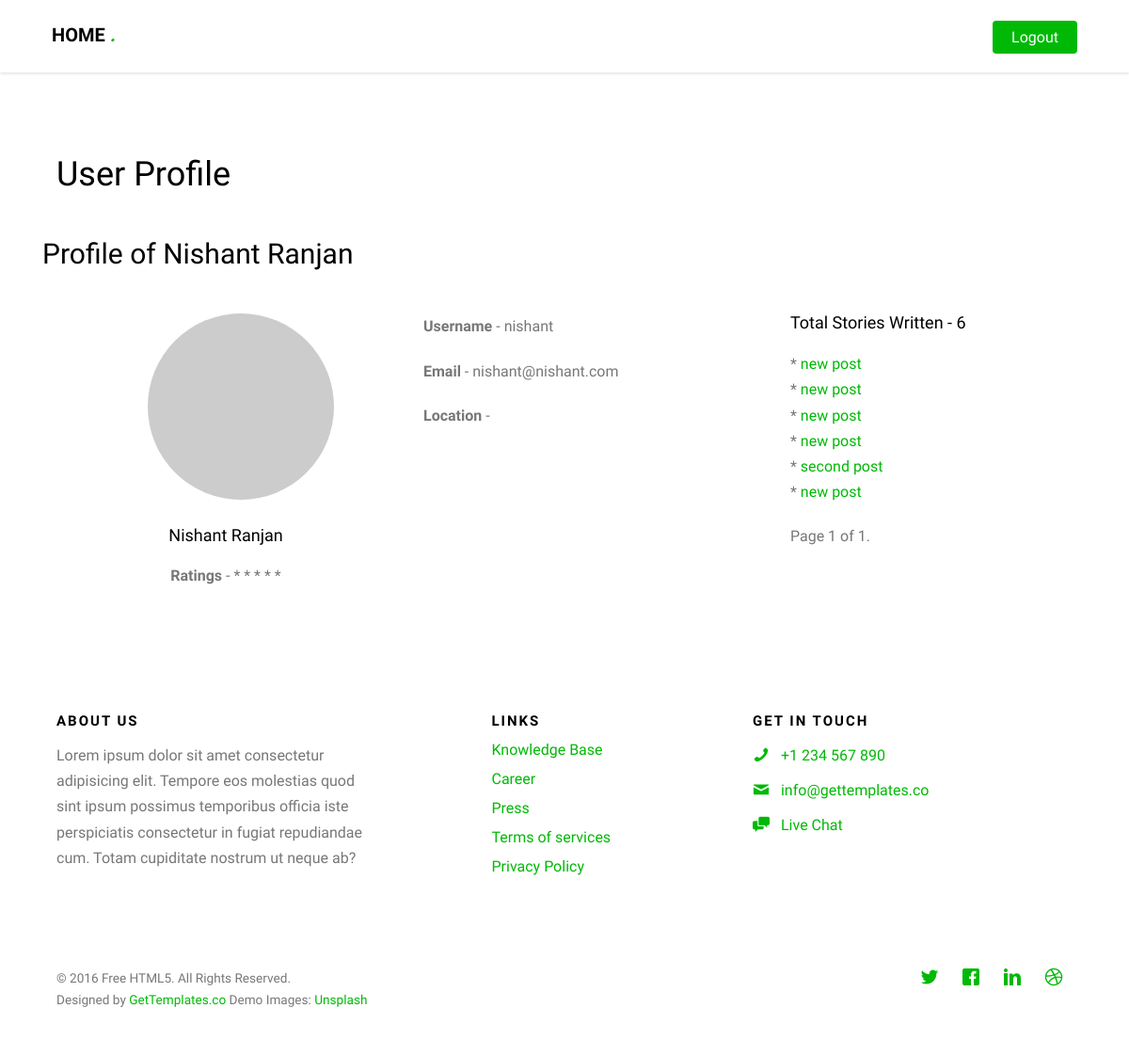
Screenshot of /profile/ (signed in) with the database file from the repository.
### posts/models.py (models this page shows, shortened)
class Post(models.Model):
	user = models.ForeignKey(settings.AUTH_USER_MODEL, default=1)
	title = models.CharField(max_length=120)
	slug = models.SlugField(unique=True)
	image = models.ImageField(upload_to=upload_location,
		null=True,
		blank=True,
		height_field="height_field",
		width_field="width_field")
	video = models.FileField(
				upload_to=upload_location,
				validators=[validate_file_extension],
				null=True,
				blank=True,
			)
	height_field = models.IntegerField(default=0)
	width_field = models.IntegerField(default=0)
	content = models.TextField()
	draft = models.BooleanField(default=False)
	updated = models.DateTimeField(auto_now=True, auto_now_add=False)
	timestamp = models.DateTimeField(auto_now=False, auto_now_add=True)
	objects = PostManager()
	def get_absolute_url(self):
		return reverse("posts:content", kwargs={"slug" : self.slug})
	class Meta:
		ordering = ["-timestamp", "-updated"]

### accounts/views.py (the view)
# urls.py: url(r'^profile/', view_profile, name="profile"),
def view_profile(request):
	queryset_list = Post.objects.active().order_by("-timestamp").filter(user=request.user)
	query = request.GET.get('q')
	if query:
		queryset_list = queryset_list.filter(
			Q(title__icontains=query)|
			Q(user__first_name__icontains=query)|
			Q(user__last_name__icontains=query)
			).distinct().order_by("-timestamp")
	paginator = Paginator(queryset_list, 6)
	page_request_var = "page"
	page = request.GET.get(page_request_var)
	try:
		queryset = paginator.page(page)
	except PageNotAnInteger:
		queryset = paginator.page(1)
	except EmptyPage:
		queryset = paginator.page(paginator.num_pages)
	title = "User Profile"
	context = {
		"title" : title,
		"object_list" : queryset,
	}
	return render(request, "view_profile.html", context)

### posts/models.py (called while the page is built)
	def active(self, *args, **kwargs):
		return super(PostManager, self).filter(draft=False)

### templates/view_profile.html (shortened to what this page needs)
{% extends "base.html" %}
{% block content %}
<h1>{{ title }}</h1>
<br>
<div class="row">
<h2>Profile of {{ request.user.first_name }} {{ request.user.last_name }}</h2>
<br>
<div class="col-md-2 col-md-offset-1 text-center">
    <img class = "img-circle" src="http://via.placeholder.com/300" width="120%">
    <br>
    <br>
    <h4>{{ request.user.get_full_name }}</h4>
    <p><b>Ratings</b> - * * * * *</p>
</div>
<div class="col-md-4 col-md-offset-1">
    <p><b>Username</b> - {{ request.user.username }}</p>
    <p><b>Email</b> -  {{ request.user.email }}</p>
    <p><b>Location</b> - </p>
</div>
<div class="col-md-4">
    <h4>Total Stories Written - {{ object_list|length }}</h4>
    {% for obj in object_list %}
    * <a href="{{ obj.get_absolute_url }}">{{ obj.title }}</a><br>
    {% endfor %}
    <div class="pagination">
		<span class="step-links">
			<span class="current">
				Page {{ object_list.number }} of {{ object_list.paginator.num_pages }}.
			</span>
		</span>
	</div>
</div>
</div>
{% endblock %}

### static/css/style.css (style rules this page uses)
body { font-family: "Droid Sans", Arial, sans-serif; font-weight: 400; font-size: 16px; line-height: 1.7; color: #777; background: #fff; }
a { color: #00B906; -webkit-transition: 0.5s; -o-transition: 0.5s; transition: 0.5s; }
p { margin-bottom: 20px; }
h1, h2, h3, h4, h5, h6, figure { color: #000; font-family: "Droid Sans", Arial, sans-serif; font-weight: 400; margin: 0 0 20px 0; }

### rows the page displays
Post: title "new post"
Post: title "new post"
Post: title "new post"
Post: title "new post"
Post: title "second post"
Post: title "new post"

### other values shown
{{ title }} "User Profile"
{{ request.user.first_name }} "Nishant"
{{ request.user.last_name }} "Ranjan"
{{ request.user.get_full_name }} "Nishant Ranjan"
{{ request.user.username }} "nishant"
{{ request.user.email }} "nishant@nishant.com"
{{ object_list|length }} "6"
{{ object_list.number }} "1"
{{ object_list.paginator.num_pages }} "1"
